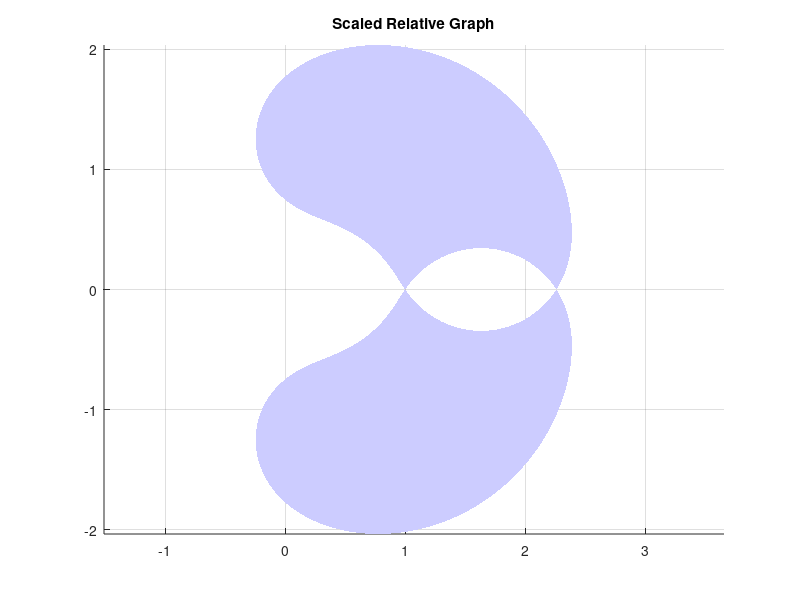

MATLAB code for this plot:
close all
clear
tic

% Define the matrix L
L = [1 0 -1 0; 
     0 2  0 1;
     1 1  0 0;
     0 0  1 1];

% Define the range of c values
c_values = linspace(-10, 10, 1000); % Replace -10 and 10 with your desired range, 100 points

% Initialize arrays to store singular values
min_singular_values = zeros(size(c_values));
max_singular_values = zeros(size(c_values));

% Loop over c values to calculate singular values
for i = 1:length(c_values)
    c = c_values(i);
    M = L - c * eye(size(L)); % Compute L - cI
    singular_values = svd(M); % Singular value decomposition
    min_singular_values(i) = min(singular_values);
    max_singular_values(i) = max(singular_values);
end

% Initialize arrays for (x, y) points
x_min = zeros(1, length(c_values)-1);
y_min = zeros(1, length(c_values)-1);
x_max = zeros(1, length(c_values)-1);
y_max = zeros(1, length(c_values)-1);

% Compute (x_min, y_min) and (x_max, y_max) values
for i = 1:length(c_values)-1
    % For minimum singular values
    x_min(i) = ( ...
        min_singular_values(i)^2 - min_singular_values(i+1)^2 + ...
        c_values(i+1)^2 - c_values(i)^2 ...
    ) / ( 2*( c_values(i+1) - c_values(i) ) );

    y_min(i) = sqrt( ...
        max(0, min_singular_values(i)^2 - ( x_min(i) - c_values(i) )^2)); % Ensure no negative values under square root

    % For maximum singular values
    x_max(i) = ( ...
        max_singular_values(i)^2 - max_singular_values(i+1)^2 + ...
        c_values(i+1)^2 - c_values(i)^2) / ( 2*( c_values(i+1) - c_values(i) ) );

    y_max(i) = sqrt( ...
        max(0, max_singular_values(i)^2 - ( x_max(i) - c_values(i) )^2)); % Ensure no negative values under square root
end

% Plot the results
figure;
hold on;

% Define the x and y coordinates for the filled area
fill_x = [x_min, x_max]; % Combine x_min and reversed x_max
fill_y = [y_min, y_max]; % Combine y_min and reversed y_max

% Fill the area inside the points
fill(fill_x, fill_y, [0.8, 0.8, 1], 'EdgeColor', 'none'); % Light blue fill
fill(fill_x, -fill_y, [0.8, 0.8, 1], 'EdgeColor', 'none'); % Light blue fill

% Plot singular value curves (optional for reference)
%plot(c_values, min_singular_values, 'b-', 'LineWidth', 2); % Min singular values
%plot(c_values, max_singular_values, 'r-', 'LineWidth', 2); % Max singular values

% Customize the plot
title('Scaled Relative Graph');
axis equal;
grid on;
hold off;
toc